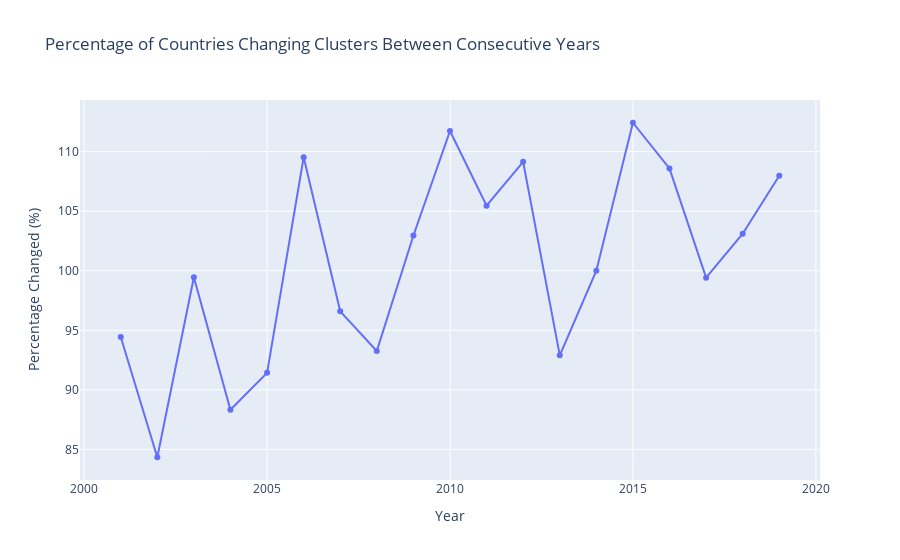

Notebook cell for this chart:
### Markdown cell above
# Cluster Stability

### Code cell
def analyze_cluster_stability(data_pca_df):
    years = sorted(data_pca_df['Year'].unique())
    countries = data_pca_df['Country Name'].unique()
    
    # Create a DataFrame to track cluster changes
    cluster_tracking = pd.DataFrame(index=countries)
    
    # Fill the DataFrame with cluster assignments for each year
    for year in years:
        year_data = data_pca_df[data_pca_df['Year'] == year]
        year_clusters = dict(zip(year_data['Country Name'], year_data['Cluster']))
        cluster_tracking[str(year)] = cluster_tracking.index.map(year_clusters)
    
    # Calculate the number of cluster changes for each country
    cluster_tracking['changes'] = cluster_tracking.apply(
        lambda row: sum(row[str(years[i])] != row[str(years[i+1])] 
                      for i in range(len(years)-1) 
                      if not pd.isna(row[str(years[i])]) and not pd.isna(row[str(years[i+1])])),
        axis=1
    )
    
    # Sort by number of changes
    cluster_tracking = cluster_tracking.sort_values('changes', ascending=False)
    
    # Display countries with the most and least cluster changes
    print("Countries with the most cluster changes:")
    display(cluster_tracking.head(10))
    
    print("\nCountries with the fewest cluster changes (excluding no data):")
    display(cluster_tracking[cluster_tracking['changes'] > 0].tail(10))
    
    # Calculate percentage of countries that changed clusters between consecutive years
    change_percentages = []
    for i in range(len(years)-1):
        year1, year2 = str(years[i]), str(years[i+1])
        valid_rows = cluster_tracking[[year1, year2]].dropna().shape[0]
        changes = sum(cluster_tracking[year1] != cluster_tracking[year2])
        change_percentages.append((years[i], years[i+1], changes / valid_rows * 100 if valid_rows > 0 else 0))
    
    # Plot the percentage of countries changing clusters over time
    change_df = pd.DataFrame(change_percentages, columns=['Year1', 'Year2', 'Change Percentage'])
    fig = px.line(change_df, x='Year1', y='Change Percentage', markers=True,
                 title='Percentage of Countries Changing Clusters Between Consecutive Years')
    fig.update_layout(xaxis_title='Year', yaxis_title='Percentage Changed (%)')
    fig.show()
    
    return cluster_tracking

# Run the stability analysis
cluster_stability = analyze_cluster_stability(data_pca_df)

### Figure 1 — Plotly figure (JSON) as saved in the notebook; plotly's stock layout.template omitted (floating-point values rounded to 4 significant figures)
{"data": [{"hovertemplate": "Year1=%{x}<br>Change Percentage=%{y}<extra></extra>", "legendgroup": "", "line": {"color": "#636efa", "dash": "solid"}, "marker": {"symbol": "circle"}, "mode": "markers+lines", "name": "", "orientation": "v", "showlegend": false, "type": "scatter", "x": ["2000-12-31", "2001-12-31", "2002-12-31", "2003-12-31", "2004-12-31", "2005-12-31", "2006-12-31", "2007-12-31", "2008-12-31", "2009-12-31", "2010-12-31", "2011-12-31", "2012-12-31", "2013-12-31", "2014-12-31", "2015-12-31", "2016-12-31", "2017-12-31", "2018-12-31"], "xaxis": "x", "y": [94.44, 84.34, 99.45, 88.33, 91.43, 109.5, 96.59, 93.26, 103.0, 111.7, 105.5, 109.1, 92.9, 100, 112.4, 108.6, 99.42, 103.1, 108.0], "yaxis": "y"}], "layout": {"legend": {"tracegroupgap": 0}, "title": {"text": "Percentage of Countries Changing Clusters Between Consecutive Years"}, "xaxis": {"anchor": "y", "domain": [0, 1], "title": {"text": "Year"}}, "yaxis": {"anchor": "x", "domain": [0, 1], "title": {"text": "Percentage Changed (%)"}}}}
